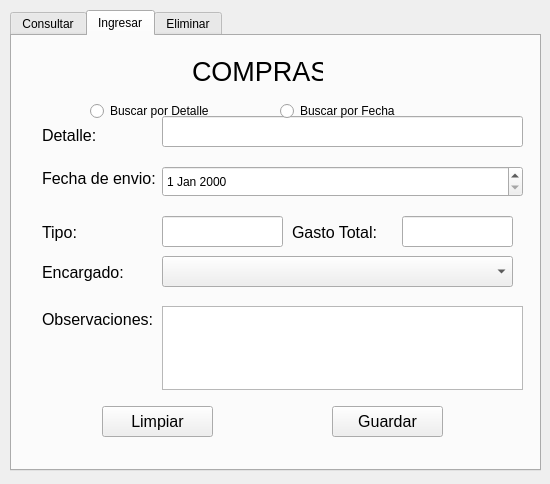
<?xml version="1.0" encoding="UTF-8"?>
<ui version="4.0">
 <class>Dialog</class>
 <widget class="QDialog" name="Dialog">
  <property name="geometry">
   <rect>
    <x>0</x>
    <y>0</y>
    <width>550</width>
    <height>484</height>
   </rect>
  </property>
  <property name="windowTitle">
   <string>Dialog</string>
  </property>
  <widget class="QTabWidget" name="tabWidget">
   <property name="geometry">
    <rect>
     <x>10</x>
     <y>10</y>
     <width>531</width>
     <height>461</height>
    </rect>
   </property>
   <property name="currentIndex">
    <number>1</number>
   </property>
   <widget class="QWidget" name="tab_0">
    <attribute name="title">
     <string>Consultar</string>
    </attribute>
    <widget class="QLabel" name="label_14">
     <property name="geometry">
      <rect>
       <x>110</x>
       <y>20</y>
       <width>331</width>
       <height>20</height>
      </rect>
     </property>
     <property name="font">
      <font>
       <pointsize>20</pointsize>
      </font>
     </property>
     <property name="text">
      <string>CONSULTA DE COMPRAS</string>
     </property>
    </widget>
    <widget class="QPushButton" name="btnBuscar">
     <property name="geometry">
      <rect>
       <x>390</x>
       <y>90</y>
       <width>98</width>
       <height>27</height>
      </rect>
     </property>
     <property name="text">
      <string>Buscar</string>
     </property>
    </widget>
    <widget class="QTableView" name="tbaCompras">
     <property name="geometry">
      <rect>
       <x>30</x>
       <y>130</y>
       <width>461</width>
       <height>281</height>
      </rect>
     </property>
    </widget>
    <widget class="QLabel" name="label_24">
     <property name="geometry">
      <rect>
       <x>60</x>
       <y>90</y>
       <width>119</width>
       <height>33</height>
      </rect>
     </property>
     <property name="font">
      <font>
       <pointsize>12</pointsize>
      </font>
     </property>
     <property name="text">
      <string>Buscar:</string>
     </property>
     <property name="alignment">
      <set>Qt::AlignLeading|Qt::AlignLeft|Qt::AlignVCenter</set>
     </property>
    </widget>
    <widget class="QLineEdit" name="txtBuscar">
     <property name="geometry">
      <rect>
       <x>150</x>
       <y>90</y>
       <width>191</width>
       <height>27</height>
      </rect>
     </property>
    </widget>
   </widget>
   <widget class="QWidget" name="tab_1">
    <attribute name="title">
     <string>Ingresar</string>
    </attribute>
    <widget class="QLabel" name="label_15">
     <property name="geometry">
      <rect>
       <x>180</x>
       <y>20</y>
       <width>131</width>
       <height>31</height>
      </rect>
     </property>
     <property name="font">
      <font>
       <pointsize>20</pointsize>
      </font>
     </property>
     <property name="text">
      <string>COMPRAS</string>
     </property>
    </widget>
    <widget class="QPushButton" name="btnGuardar">
     <property name="geometry">
      <rect>
       <x>320</x>
       <y>370</y>
       <width>111</width>
       <height>31</height>
      </rect>
     </property>
     <property name="font">
      <font>
       <pointsize>12</pointsize>
      </font>
     </property>
     <property name="text">
      <string>Guardar</string>
     </property>
    </widget>
    <widget class="QPushButton" name="btnLimpiar">
     <property name="geometry">
      <rect>
       <x>90</x>
       <y>370</y>
       <width>111</width>
       <height>31</height>
      </rect>
     </property>
     <property name="font">
      <font>
       <pointsize>12</pointsize>
      </font>
     </property>
     <property name="text">
      <string>Limpiar</string>
     </property>
    </widget>
    <widget class="QLabel" name="label_16">
     <property name="geometry">
      <rect>
       <x>30</x>
       <y>80</y>
       <width>119</width>
       <height>38</height>
      </rect>
     </property>
     <property name="font">
      <font>
       <pointsize>12</pointsize>
      </font>
     </property>
     <property name="text">
      <string>Detalle:</string>
     </property>
     <property name="alignment">
      <set>Qt::AlignLeading|Qt::AlignLeft|Qt::AlignVCenter</set>
     </property>
    </widget>
    <widget class="QLabel" name="label_19">
     <property name="geometry">
      <rect>
       <x>30</x>
       <y>180</y>
       <width>119</width>
       <height>33</height>
      </rect>
     </property>
     <property name="font">
      <font>
       <pointsize>12</pointsize>
      </font>
     </property>
     <property name="text">
      <string>Tipo:</string>
     </property>
     <property name="alignment">
      <set>Qt::AlignLeading|Qt::AlignLeft|Qt::AlignVCenter</set>
     </property>
    </widget>
    <widget class="QLineEdit" name="txtTipo">
     <property name="geometry">
      <rect>
       <x>150</x>
       <y>180</y>
       <width>121</width>
       <height>31</height>
      </rect>
     </property>
    </widget>
    <widget class="QLineEdit" name="txtDetalle">
     <property name="geometry">
      <rect>
       <x>150</x>
       <y>80</y>
       <width>361</width>
       <height>31</height>
      </rect>
     </property>
    </widget>
    <widget class="QLabel" name="label_20">
     <property name="geometry">
      <rect>
       <x>30</x>
       <y>260</y>
       <width>119</width>
       <height>46</height>
      </rect>
     </property>
     <property name="font">
      <font>
       <pointsize>12</pointsize>
      </font>
     </property>
     <property name="text">
      <string>Observaciones:</string>
     </property>
     <property name="textFormat">
      <enum>Qt::AutoText</enum>
     </property>
     <property name="alignment">
      <set>Qt::AlignLeading|Qt::AlignLeft|Qt::AlignVCenter</set>
     </property>
    </widget>
    <widget class="QLabel" name="label_21">
     <property name="geometry">
      <rect>
       <x>30</x>
       <y>130</y>
       <width>119</width>
       <height>25</height>
      </rect>
     </property>
     <property name="font">
      <font>
       <pointsize>12</pointsize>
      </font>
     </property>
     <property name="text">
      <string>Fecha de envio:</string>
     </property>
     <property name="alignment">
      <set>Qt::AlignLeading|Qt::AlignLeft|Qt::AlignVCenter</set>
     </property>
    </widget>
    <widget class="QTextEdit" name="txtObservaciones">
     <property name="geometry">
      <rect>
       <x>150</x>
       <y>270</y>
       <width>361</width>
       <height>84</height>
      </rect>
     </property>
    </widget>
    <widget class="QDateEdit" name="dteFecha">
     <property name="geometry">
      <rect>
       <x>150</x>
       <y>130</y>
       <width>361</width>
       <height>31</height>
      </rect>
     </property>
    </widget>
    <widget class="QLineEdit" name="txtGasto">
     <property name="geometry">
      <rect>
       <x>390</x>
       <y>180</y>
       <width>111</width>
       <height>31</height>
      </rect>
     </property>
    </widget>
    <widget class="QLabel" name="label_22">
     <property name="geometry">
      <rect>
       <x>280</x>
       <y>180</y>
       <width>101</width>
       <height>33</height>
      </rect>
     </property>
     <property name="font">
      <font>
       <pointsize>12</pointsize>
      </font>
     </property>
     <property name="text">
      <string>Gasto Total:</string>
     </property>
     <property name="alignment">
      <set>Qt::AlignLeading|Qt::AlignLeft|Qt::AlignVCenter</set>
     </property>
    </widget>
    <widget class="QLabel" name="label_26">
     <property name="geometry">
      <rect>
       <x>30</x>
       <y>220</y>
       <width>119</width>
       <height>33</height>
      </rect>
     </property>
     <property name="font">
      <font>
       <pointsize>12</pointsize>
      </font>
     </property>
     <property name="text">
      <string>Encargado:</string>
     </property>
     <property name="alignment">
      <set>Qt::AlignLeading|Qt::AlignLeft|Qt::AlignVCenter</set>
     </property>
    </widget>
    <widget class="QComboBox" name="cmbEncargado">
     <property name="geometry">
      <rect>
       <x>150</x>
       <y>220</y>
       <width>351</width>
       <height>31</height>
      </rect>
     </property>
    </widget>
   </widget>
   <widget class="QWidget" name="tab_5">
    <attribute name="title">
     <string>Eliminar</string>
    </attribute>
    <widget class="QTableView" name="tbaCompraEliminar">
     <property name="geometry">
      <rect>
       <x>30</x>
       <y>60</y>
       <width>461</width>
       <height>321</height>
      </rect>
     </property>
    </widget>
    <widget class="QPushButton" name="btnEliminar">
     <property name="geometry">
      <rect>
       <x>200</x>
       <y>390</y>
       <width>131</width>
       <height>27</height>
      </rect>
     </property>
     <property name="text">
      <string>Eliminar Todo</string>
     </property>
    </widget>
    <widget class="QLabel" name="label_23">
     <property name="geometry">
      <rect>
       <x>140</x>
       <y>20</y>
       <width>271</width>
       <height>20</height>
      </rect>
     </property>
     <property name="font">
      <font>
       <pointsize>20</pointsize>
      </font>
     </property>
     <property name="text">
      <string>ELIMINAR COMPRA</string>
     </property>
    </widget>
   </widget>
  </widget>
  <widget class="QRadioButton" name="rdoFecha">
   <property name="geometry">
    <rect>
     <x>280</x>
     <y>100</y>
     <width>181</width>
     <height>22</height>
    </rect>
   </property>
   <property name="text">
    <string>Buscar por Fecha</string>
   </property>
  </widget>
  <widget class="QRadioButton" name="rdoNombre">
   <property name="geometry">
    <rect>
     <x>90</x>
     <y>100</y>
     <width>181</width>
     <height>22</height>
    </rect>
   </property>
   <property name="text">
    <string>Buscar por Detalle</string>
   </property>
  </widget>
 </widget>
 <resources/>
 <connections/>
</ui>
